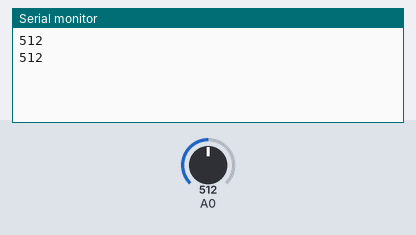
The sketch below on a simulated Arduino Uno, built with avr-gcc and run on an emulated ATmega328P. On the bench: the last lines printed to the serial monitor. The inputs (shaded band) are chosen by the test bench; at power-on: A0 = 512.

Above: at 2.8 s.
2.9 s: A0 set to 716
At 3.7 s:
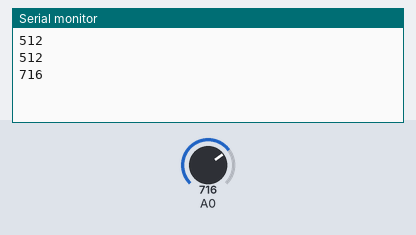
4.4 s: A0 set to 900
At 5.8 s:
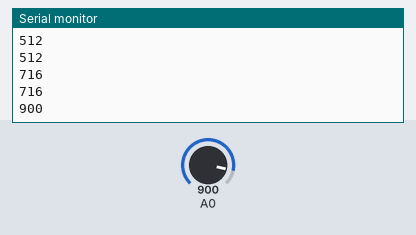
Timing chart, 0 to 7.4 s (numbered marks = the images above; inputs shaded):
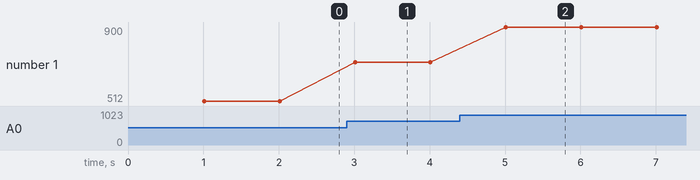

Measured:
- after the input at 2.9 s, the serial monitor: prints a new line after 0.11 s (image 1)
- after the input at 4.4 s, the serial monitor: prints a new line after 0.61 s (image 2)
- plotted number 1: 512 → 716 after the input at 2.9 s, 716 → 900 after the input at 4.4 s

The sketch:

esp8266-arduino-press.ino
```cpp
void setup() {
  Serial.begin(115200);
  delay(10);
}

void loop() {
  delay(1000);
  int val = analogRead(A0);
  Serial.println(String(val));
}
```
